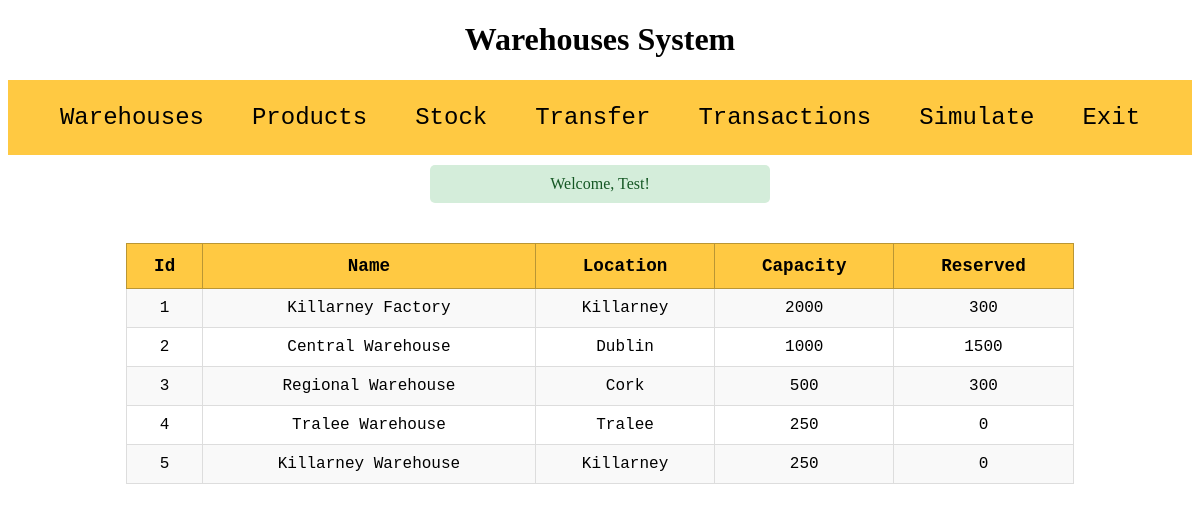
The page /menu.php?page=showWarehouses (signed in) on the database its author committed.
### tables this page shows
CREATE TABLE warehouses (
    id INT AUTO_INCREMENT PRIMARY KEY,
    name VARCHAR(50) NOT NULL,
    location VARCHAR(100),
    capacity INT,
    reserved INT DEFAULT 0
);

### Logic/showWarehouses.php (the view)
<?php
try {
    $pdo = new PDO('mysql:host=localhost;dbname=warehouses; charset=utf8', 'root', '');
    $pdo->setAttribute(PDO::ATTR_ERRMODE, PDO::ERRMODE_EXCEPTION);
    $sql = 'SELECT * FROM warehouses';
    $result = $pdo->query($sql);
    echo '<table border=1;>
            <tr>
                <th>Id</th>
                <th>Name</th>
                <th>Location</th>
                <th>Capacity</th>
                <th>Reserved</th>
            </tr>';
    while($row=$result->fetch()){
        echo '<tr><td>' . $row['id'] . '</td><td>' . $row['name'] . '</td><td> ' . $row['location'] . '</td><td>' . $row['capacity'] . '</td><td>' . $row['reserved'] . '</td></tr>';
    }
    echo '</table>';
}
catch(PDOException $e) {
    echo "<div class='error'>Unable to connect to database</div>";
}
?>

### menu.php (shortened to what this page needs)
<?php
$success = $_SESSION['success'] ?? '';
?>
<!DOCTYPE html>
<html lang="en">
<head>
    <link rel="stylesheet" href="style.css">
</head>
<body>
    <h1>Warehouses System</h1>
    <div class="menu">
        <div class="menu-option"><button>Warehouses</button>
        </div>
        <div class="menu-option"><button>Products</button>
        </div>
        <div class="menu-option"><button onclick="location.href='?page=showStock'">Stock</button></div>
        <div class="menu-option"><button onclick="location.href='?page=transfer'">Transfer</button></div>
        <div class="menu-option"><button onclick="location.href='?page=transactions'">Transactions</button></div>
        <div class="menu-option"><button onclick="location.href='?page=simulate'">Simulate</button></div>
        <div class="menu-option"><button onclick="location.href='?page=logout'">Exit</button></div>
    </div>
    <div class="main">
        <?php if ($success): ?>
            <div class="success">
                <?php echo $success; ?>
            </div>
        <?php endif; ?>
        <?php
        $page = $_GET['page'] ?? null;
        switch ($page) {
            case 'showWarehouses':
                include 'Logic/showWarehouses.php';
                break;
        }
        ?>
    </div>
</body>
</html>

### style.css (style rules this page uses)
h1 { text-align: center; }
.menu { display: flex; justify-content: center; align-items: center; background-color: #FFC942; }
.menu-option { position: relative; }
.menu-option button { padding: 1em 1em; font-size: 1.5em; font-family: "Lucida Console", "Courier New", monospace; background-color: #FFC942; border: 0; }
table { border-collapse: collapse; margin: 40px auto; width: 80%; font-family: "Lucida Console", "Courier New", monospace; background-color: white; }
table th { background-color: #FFC942; padding: 12px; border: 1px solid #BA9634; font-size: 1.1em; }
table td { padding: 10px; border: 1px solid #ddd; text-align: center; }
table tr:nth-child(even) { background-color: #f9f9f9; }
.success { color: #155724; background: #d4edda; padding: 10px; border-radius: 5px; text-align: center; width: 320px; margin: 10px auto; }

### rows shown on the page
warehouses: id "1", name "Killarney Factory", location "Killarney", capacity "2000", reserved "300"
warehouses: id "2", name "Central Warehouse", location "Dublin", capacity "1000", reserved "1500"
warehouses: id "3", name "Regional Warehouse", location "Cork", capacity "500", reserved "300"
warehouses: id "4", name "Tralee Warehouse", location "Tralee", capacity "250", reserved "0"
warehouses: id "5", name "Killarney Warehouse", location "Killarney", capacity "250", reserved "0"

### other values the page prints
$success "Welcome, Test!"
